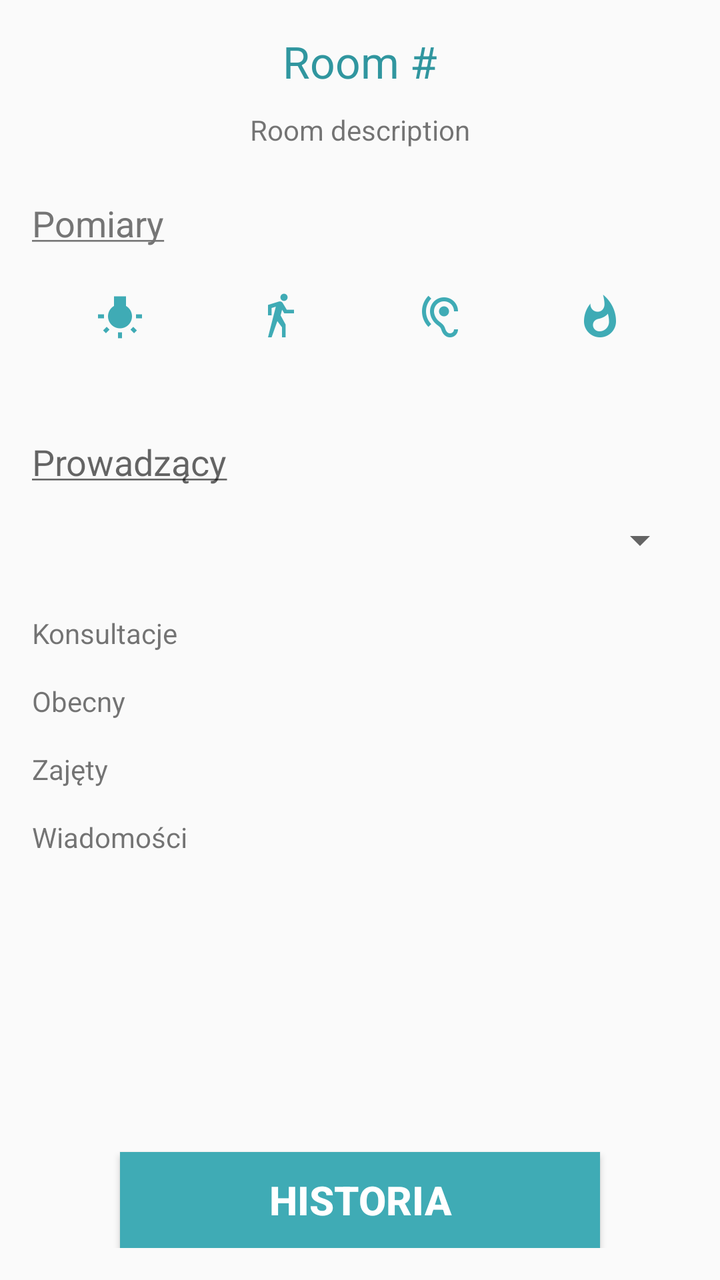
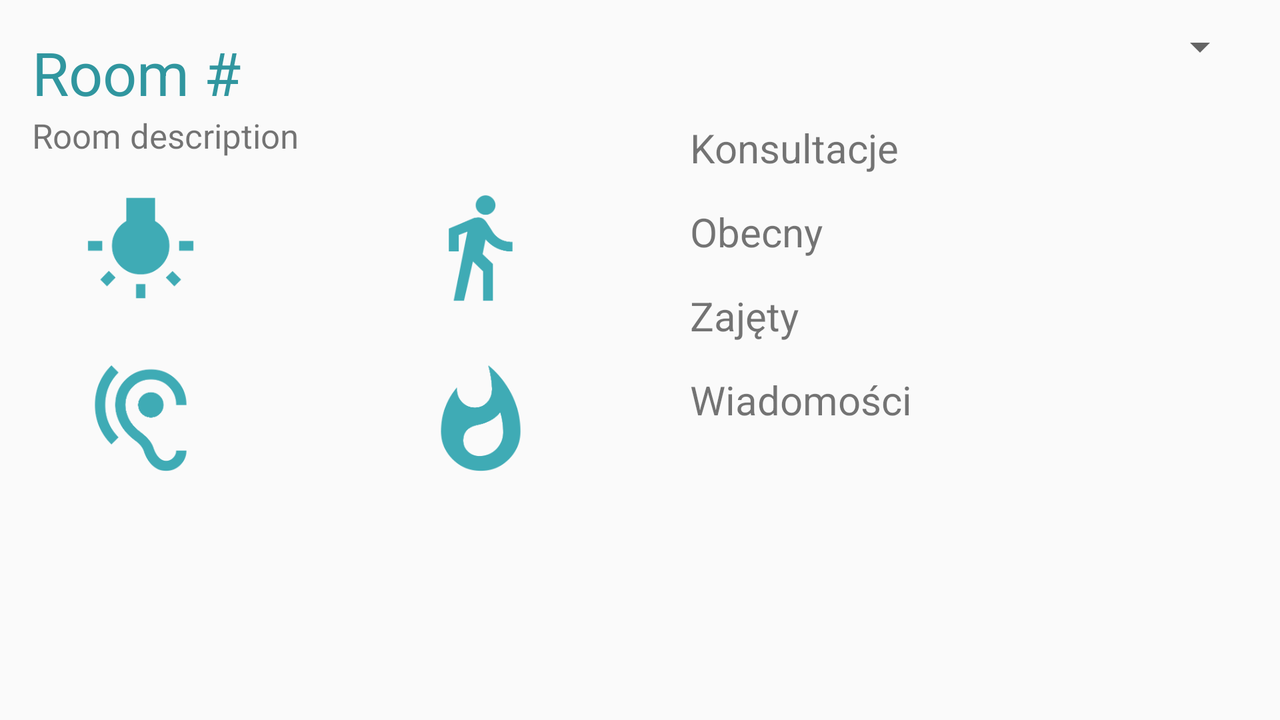

The same Android screen from two of the app's own layout files: first res/layout/ as a phone draws it, then the author's variant for another configuration, drawn on a device whose configuration selects that folder. Both files follow.
<!-- AndroidManifest.xml: application theme AppTheme -->
<!-- res/layout/activity_room_view.xml -->
<?xml version="1.0" encoding="utf-8"?>
<RelativeLayout
    xmlns:android="http://schemas.android.com/apk/res/android"
    xmlns:tools="http://schemas.android.com/tools"
    android:layout_width="match_parent"
    android:layout_height="match_parent"
    android:paddingLeft="@dimen/activity_horizontal_margin"
    android:paddingRight="@dimen/activity_horizontal_margin"
    android:paddingTop="@dimen/activity_vertical_margin"
    android:paddingBottom="@dimen/activity_vertical_margin"
    tools:context="com.example.sylwia.connectionhelloworld.RoomViewActivity">

    <TextView
        android:id="@+id/roomNumber"
        android:layout_width="wrap_content"
        android:layout_height="wrap_content"
        android:textAppearance="?android:attr/textAppearanceLarge"
        android:textColor="@color/colorPrimaryDark"
        android:text="Room #"
        android:layout_alignParentTop="true"
        android:layout_centerHorizontal="true" />

    <TextView
        android:id="@+id/roomDescription"
        android:layout_width="wrap_content"
        android:layout_height="wrap_content"
        android:textAppearance="?android:attr/textAppearanceSmall"
        android:text="Room description"
        android:layout_below="@+id/roomNumber"
        android:layout_centerHorizontal="true"
        android:layout_marginTop="10dp" />
    <TextView
        android:id="@+id/measuresLabel"
        android:layout_width="wrap_content"
        android:layout_height="wrap_content"
        android:textAppearance="?android:attr/textAppearanceMedium"
        android:text="@string/measures_label"
        android:textColor="@color/colorBase"
        android:layout_below="@+id/roomDescription"
        android:layout_marginTop="25dp" />

    <LinearLayout
        android:id="@+id/measuresIcons"
        android:orientation="horizontal"
        android:layout_width="wrap_content"
        android:layout_height="wrap_content"
        android:layout_marginTop="15dp"
        android:layout_below="@+id/measuresLabel"
        android:layout_centerHorizontal="true">

        <ImageView
            android:id="@+id/lightIcon"
            android:layout_width="wrap_content"
            android:layout_height="wrap_content"
            android:src="@drawable/ic_light"
            android:layout_marginRight="@dimen/measures_icon_margin"/>

        <ImageView
            android:id="@+id/movementIcon"
            android:layout_width="wrap_content"
            android:layout_height="wrap_content"
            android:src="@drawable/ic_movement"
            android:layout_marginRight="@dimen/measures_icon_margin" />

        <ImageView
            android:id="@+id/noiseIcon"
            android:layout_width="wrap_content"
            android:layout_height="wrap_content"
            android:src="@drawable/ic_noise"
            android:layout_marginRight="@dimen/measures_icon_margin" />

        <ImageView
            android:id="@+id/gasIcon"
            android:layout_width="wrap_content"
            android:layout_height="wrap_content"
            android:src="@drawable/ic_gas" />
    </LinearLayout>

    <TextView
        android:id="@+id/hostsLabel"
        android:layout_width="wrap_content"
        android:layout_height="wrap_content"
        android:textAppearance="?android:attr/textAppearanceMedium"
        android:text="@string/hosts_label"
        android:layout_below="@+id/measuresIcons"
        android:layout_marginTop="40dp" />

    <Spinner
        android:id="@+id/spinner"
        android:layout_width="match_parent"
        android:layout_height="wrap_content"
        android:layout_below="@id/hostsLabel"
        android:layout_centerHorizontal="true"
        android:layout_marginTop="15dp" />

    <TextView
        android:layout_width="wrap_content"
        android:layout_height="wrap_content"
        android:textAppearance="?android:attr/textAppearanceSmall"
        android:text="Konsultacje"
        android:layout_below="@+id/spinner"
        android:layout_marginTop="25dp"/>

    <TextView
        android:id="@+id/consultations"
        android:layout_width="wrap_content"
        android:layout_height="wrap_content"
        android:textAppearance="?android:attr/textAppearanceSmall"
        android:textColor="@color/colorPrimaryDark"
        android:layout_below="@+id/spinner"
        android:layout_marginTop="25dp"
        android:layout_alignParentEnd="true"/>

    <TextView
        android:layout_width="wrap_content"
        android:layout_height="wrap_content"
        android:textAppearance="?android:attr/textAppearanceSmall"
        android:text="Obecny"
        android:layout_below="@+id/consultations"
        android:layout_marginTop="15dp"/>

    <TextView
        android:id="@+id/present"
        android:layout_width="wrap_content"
        android:layout_height="wrap_content"
        android:textAppearance="?android:attr/textAppearanceSmall"
        android:textColor="@color/colorPrimaryDark"
        android:layout_below="@+id/consultations"
        android:layout_marginTop="15dp"
        android:layout_alignParentEnd="true"/>

    <TextView
        android:layout_width="wrap_content"
        android:layout_height="wrap_content"
        android:textAppearance="?android:attr/textAppearanceSmall"
        android:text="Zajęty"
        android:layout_below="@+id/present"
        android:layout_marginTop="15dp"/>

    <TextView
        android:id="@+id/busy"
        android:layout_width="wrap_content"
        android:layout_height="wrap_content"
        android:textAppearance="?android:attr/textAppearanceSmall"
        android:textColor="@color/colorPrimaryDark"
        android:layout_below="@+id/present"
        android:layout_marginTop="15dp"
        android:layout_alignParentEnd="true"/>

    <TextView
        android:id="@+id/messageLabel"
        android:layout_width="wrap_content"
        android:layout_height="wrap_content"
        android:textAppearance="?android:attr/textAppearanceSmall"
        android:text="Wiadomości"
        android:layout_below="@+id/busy"
        android:layout_marginTop="15dp"/>

    <TextView
        android:id="@+id/message"
        android:layout_width="match_parent"
        android:layout_height="wrap_content"
        android:textAppearance="?android:attr/textAppearanceSmall"
        android:textColor="@color/colorPrimaryDark"
        android:layout_below="@+id/messageLabel"
        android:layout_marginTop="5dp"
        android:layout_centerHorizontal="true"/>

    <Button
        android:layout_width="240dp"
        android:layout_height="wrap_content"
        android:text="Historia"
        android:background="@color/colorPrimary"
        android:textColor="#ffff"
        android:textStyle="bold"
        android:textSize="20sp"
        android:id="@+id/historyButton"
        android:layout_alignParentBottom="true"
        android:layout_centerHorizontal="true" />


</RelativeLayout>
<!-- resources referenced by this layout -->
<resources>
  <color name="colorBase">#757575</color>
  <color name="colorPrimary">#3fabb5</color>
  <color name="colorPrimaryDark">#30969f</color>
  <dimen name="activity_horizontal_margin">16dp</dimen>
  <dimen name="activity_vertical_margin">16dp</dimen>
  <dimen name="measures_icon_margin">40dp</dimen>
  <!-- drawable ic_gas: png bitmap (drawable-hdpi, 1288 bytes) -->
  <!-- drawable ic_light: png bitmap (drawable-hdpi, 1001 bytes) -->
  <!-- drawable ic_movement: png bitmap (drawable-hdpi, 1022 bytes) -->
  <!-- drawable ic_noise: png bitmap (drawable-hdpi, 1569 bytes) -->
  <string name="hosts_label"><u>Prowadzący</u></string>
  <string name="measures_label"><u>Pomiary</u></string>
  <style name="AppTheme" parent="Theme.AppCompat.Light.NoActionBar">
          <item name="colorPrimary">@color/colorPrimary</item>
          <item name="colorPrimaryDark">@color/colorPrimaryDark</item>
          <item name="colorAccent">@color/colorAccent</item>
          <item name="android:spinnerDropDownItemStyle">@style/mySpinnerDropdownItemStyle</item>
          <item name="android:spinnerItemStyle">@style/mySpinnerItemStyle</item>
      </style>
  <color name="colorAccent">@color/colorPrimary</color>
  <style name="mySpinnerDropdownItemStyle" parent="@android:style/Widget.Holo.DropDownItem.Spinner">
          <item name="android:textColor">@color/colorBase</item>
          <item name="android:shadowColor">@color/colorBase</item>
          <item name="android:textSize">20sp</item>
      </style>
  <style name="mySpinnerItemStyle" parent="@android:style/Widget.Holo.Spinner">
          <item name="android:textColor">@color/colorPrimaryDark</item>
          <item name="android:textSize">30sp</item>
      </style>
</resources>
<!-- res/layout-land/activity_room_view.xml (the author's variant of the layout above) -->
<!-- drawn on the phone turned sideways -->
<?xml version="1.0" encoding="utf-8"?>
<RelativeLayout
    xmlns:android="http://schemas.android.com/apk/res/android"
    xmlns:tools="http://schemas.android.com/tools"
    android:layout_width="match_parent"
    android:layout_height="match_parent"
    android:paddingTop="@dimen/activity_vertical_margin"
    android:paddingBottom="@dimen/activity_vertical_margin"
    android:paddingLeft="@dimen/activity_vertical_margin"
    tools:context="com.example.sylwia.connectionhelloworld.RoomViewActivity"
    android:paddingRight="@dimen/activity_vertical_margin">

    <LinearLayout
        android:layout_width="match_parent"
        android:layout_height="match_parent"
        android:orientation="horizontal"
        android:weightSum="2">

        <LinearLayout
            android:layout_width="match_parent"
            android:layout_height="match_parent"
            android:orientation="vertical"
            android:layout_weight="1"
            android:paddingRight="25dp">

            <TextView
                android:id="@+id/roomNumber"
                android:layout_width="wrap_content"
                android:layout_height="wrap_content"
                android:textAppearance="?android:attr/textAppearanceLarge"
                android:textColor="@color/colorPrimaryDark"
                android:text="Room #"
                android:textSize="30sp" />

            <TextView
                android:id="@+id/roomDescription"
                android:layout_width="wrap_content"
                android:layout_height="wrap_content"
                android:textAppearance="?android:attr/textAppearanceSmall"
                android:text="Room description"
                android:textSize="17sp"
                android:layout_marginBottom="10dp" />

            <RelativeLayout
                android:layout_width="match_parent"
                android:layout_height="match_parent"
                android:layout_gravity="center">

                <LinearLayout
                    android:id="@+id/measuresIcons1"
                    android:orientation="horizontal"
                    android:layout_width="wrap_content"
                    android:layout_height="wrap_content"
                    android:layout_centerHorizontal="true">

                    <ImageView
                        android:id="@+id/lightIcon"
                        android:layout_width="wrap_content"
                        android:layout_height="wrap_content"
                        android:src="@drawable/ic_light_land"
                        android:layout_marginRight="100dp"/>

                    <ImageView
                        android:id="@+id/movementIcon"
                        android:layout_width="wrap_content"
                        android:layout_height="wrap_content"
                        android:src="@drawable/ic_movement_land" />


                </LinearLayout>

                <LinearLayout
                    android:id="@+id/measuresIcons2"
                    android:layout_width="wrap_content"
                    android:layout_height="wrap_content"
                    android:orientation="horizontal"
                    android:layout_marginTop="15dp"
                    android:layout_below="@+id/measuresIcons1"
                    android:layout_centerHorizontal="true">

                    <ImageView
                        android:id="@+id/noiseIcon"
                        android:layout_width="wrap_content"
                        android:layout_height="wrap_content"
                        android:src="@drawable/ic_noise_land"
                        android:layout_marginRight="100dp" />

                    <ImageView
                        android:id="@+id/gasIcon"
                        android:layout_width="wrap_content"
                        android:layout_height="wrap_content"
                        android:src="@drawable/ic_gas_land" />

                </LinearLayout>

                <Button
                    android:layout_width="240dp"
                    android:layout_height="wrap_content"
                    android:layout_centerHorizontal="true"
                    android:layout_marginTop="130dp"
                    android:layout_below="@+id/measuresIcons2"
                    android:text="Historia"
                    android:background="@color/colorPrimary"
                    android:textColor="#ffff"
                    android:textStyle="bold"
                    android:textSize="20sp"
                    android:id="@+id/historyButton"
                    android:layout_alignParentStart="true" />

            </RelativeLayout>
        </LinearLayout>


        <LinearLayout
            android:layout_width="match_parent"
            android:layout_height="match_parent"
            android:layout_weight="1"
            android:layout_marginTop="-5dp"
            android:orientation="vertical"
            android:id="@+id/right_column"
            android:paddingLeft="25dp">

            <Spinner
                android:id="@+id/spinner"
                android:layout_width="match_parent"
                android:layout_height="wrap_content"
                android:layout_marginBottom="25dp" />


            <RelativeLayout
                android:layout_width="match_parent"
                android:layout_height="wrap_content"
                android:orientation="horizontal">
                <TextView
                    android:layout_width="wrap_content"
                    android:layout_height="wrap_content"
                    android:textAppearance="?android:attr/textAppearanceSmall"
                    android:textSize="20sp"
                    android:text="Konsultacje" />

                <TextView
                    android:id="@+id/consultations"
                    android:layout_width="wrap_content"
                    android:layout_height="wrap_content"
                    android:textAppearance="?android:attr/textAppearanceSmall"
                    android:textColor="@color/colorPrimaryDark"
                    android:textSize="20sp"
                    android:layout_alignParentRight="true" />
            </RelativeLayout>

            <RelativeLayout
                android:layout_width="match_parent"
                android:layout_height="wrap_content"
                android:orientation="horizontal">

                <TextView
                    android:layout_width="wrap_content"
                    android:layout_height="wrap_content"
                    android:textAppearance="?android:attr/textAppearanceSmall"
                    android:text="Obecny"
                    android:textSize="20sp"
                    android:layout_marginTop="15dp"/>

                <TextView
                    android:id="@+id/present"
                    android:layout_width="wrap_content"
                    android:layout_height="wrap_content"
                    android:textAppearance="?android:attr/textAppearanceSmall"
                    android:textColor="@color/colorPrimaryDark"
                    android:textSize="20sp"
                    android:layout_marginTop="15dp"
                    android:layout_alignParentRight="true"/>

            </RelativeLayout>

           <RelativeLayout
               android:layout_width="match_parent"
               android:layout_height="wrap_content"
               android:orientation="horizontal">
               <TextView
                   android:layout_width="wrap_content"
                   android:layout_height="wrap_content"
                   android:textAppearance="?android:attr/textAppearanceSmall"
                   android:text="Zajęty"
                   android:textSize="20sp"
                   android:layout_marginTop="15dp"/>

               <TextView
                   android:id="@+id/busy"
                   android:layout_width="wrap_content"
                   android:layout_height="wrap_content"
                   android:textAppearance="?android:attr/textAppearanceSmall"
                   android:textColor="@color/colorPrimaryDark"
                   android:textSize="20sp"
                   android:layout_marginTop="15dp"
                   android:layout_alignParentRight="true"/>
           </RelativeLayout>

            <TextView
                android:id="@+id/messageLabel"
                android:layout_width="wrap_content"
                android:layout_height="wrap_content"
                android:textAppearance="?android:attr/textAppearanceSmall"
                android:text="Wiadomości"
                android:textSize="20sp"
                android:layout_marginTop="15dp"/>

            <TextView
                android:id="@+id/message"
                android:layout_width="match_parent"
                android:layout_height="wrap_content"
                android:textAppearance="?android:attr/textAppearanceSmall"
                android:textColor="@color/colorPrimaryDark"
                android:textSize="20sp"
                android:layout_marginTop="5dp" />
        </LinearLayout>
    </LinearLayout>
</RelativeLayout>
<!-- resources referenced by the variant -->
<!-- as the phone turned sideways resolves them -->
<resources>
  <color name="colorPrimary">#3fabb5</color>
  <color name="colorPrimaryDark">#30969f</color>
  <dimen name="activity_vertical_margin">16dp</dimen>
  <!-- drawable ic_gas_land: png bitmap (drawable-hdpi, 3886 bytes) -->
  <!-- drawable ic_light_land: png bitmap (drawable-hdpi, 2797 bytes) -->
  <!-- drawable ic_movement_land: png bitmap (drawable-hdpi, 3114 bytes) -->
  <!-- drawable ic_noise_land: png bitmap (drawable-hdpi, 5232 bytes) -->
  <style name="AppTheme" parent="Theme.AppCompat.Light.NoActionBar">
          <item name="colorPrimary">@color/colorPrimary</item>
          <item name="colorPrimaryDark">@color/colorPrimaryDark</item>
          <item name="colorAccent">@color/colorAccent</item>
          <item name="android:spinnerDropDownItemStyle">@style/mySpinnerDropdownItemStyle</item>
          <item name="android:spinnerItemStyle">@style/mySpinnerItemStyle</item>
      </style>
  <color name="colorAccent">@color/colorPrimary</color>
  <style name="mySpinnerDropdownItemStyle" parent="@android:style/Widget.Holo.DropDownItem.Spinner">
          <item name="android:textColor">@color/colorBase</item>
          <item name="android:shadowColor">@color/colorBase</item>
          <item name="android:textSize">20sp</item>
      </style>
  <style name="mySpinnerItemStyle" parent="@android:style/Widget.Holo.Spinner">
          <item name="android:textColor">@color/colorPrimaryDark</item>
          <item name="android:textSize">30sp</item>
      </style>
  <color name="colorBase">#757575</color>
</resources>
